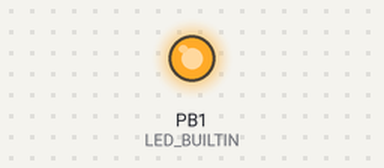
Bench run of a sketch on a simulated ATtiny85, built with avr-gcc and run on an emulated ATtiny85. Parts: output pins drawn as LEDs (lit = HIGH). Random numbers use the default seed unless the sketch sets one; USB keyboard and mouse output is not drawn.

Above: at 0.1 s.
At 39.8 s:
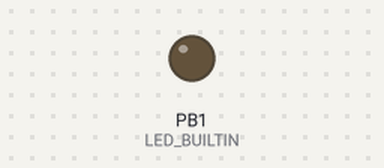
Timing chart, 0 to 40.0 s (numbered marks = the images above):
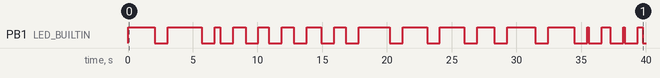

The sketch:

MouseJiggler.ino
```cpp
/*
  Mouse jiggler that moves in a semi random interval.
  Must be used with a ATtiny85 Digistump unless modified.

  Use the following url in the Boards Manager
  http://digistump.com/package_digistump_index.json

  Then make sure to install Digistump AVR Boards from the Boards Manager

  Finally editing the usbconfig.h in the digistump files and the url
  devicehunt.com you can pick your mouse already connected to the computer.

  Any questions can be resolved using the excellent tutorial at
  https://ericdraken.com/usb-mouse-jiggler/
*/
#include <Mouse.h>

void setup() {
  Serial.begin(9600);
  pinMode(LED_BUILTIN, OUTPUT);
  Mouse.begin();
}

void loop() {
  //Produce the xMoves and distances to be done in a loop at semi random
  digitalWrite(LED_BUILTIN, HIGH); // turn the LED on (HIGH is the voltage level)

  int xMoves = random(1, 5);
  for (int count = 0; count < xMoves; count++) {
    int distance = random(200, 1000);
    int wait = random(100, 1000);
    Mouse.move(distance, 0, 0);
    delay(wait);
  }

  digitalWrite(LED_BUILTIN, LOW);  // turn the LED off by making the voltage LOW
  delay(1000);                      // wait for a half second

  //Produce the yMoves and distances to be done in a loop at semi random
  digitalWrite(LED_BUILTIN, HIGH); // turn the LED on (HIGH is the voltage level)

  int yMoves = random(1, 5);
  for (int count = 0; count < xMoves; count++) {
    int distance = random(200, 1000);
    int wait = random(100, 1000);
    Mouse.move(distance, 0, 0);
    delay(wait);
  }

  digitalWrite(LED_BUILTIN, LOW);  // turn the LED off by making the voltage LOW
  delay(1000);                      // wait for a half second
}
```

Measured:
- by itself, PB1 (LED_BUILTIN): LOW → HIGH at 0.00 s, → LOW 2.1 s later, → HIGH 1.0 s later, → LOW 2.6 s later, … (36 changes in this stretch)
